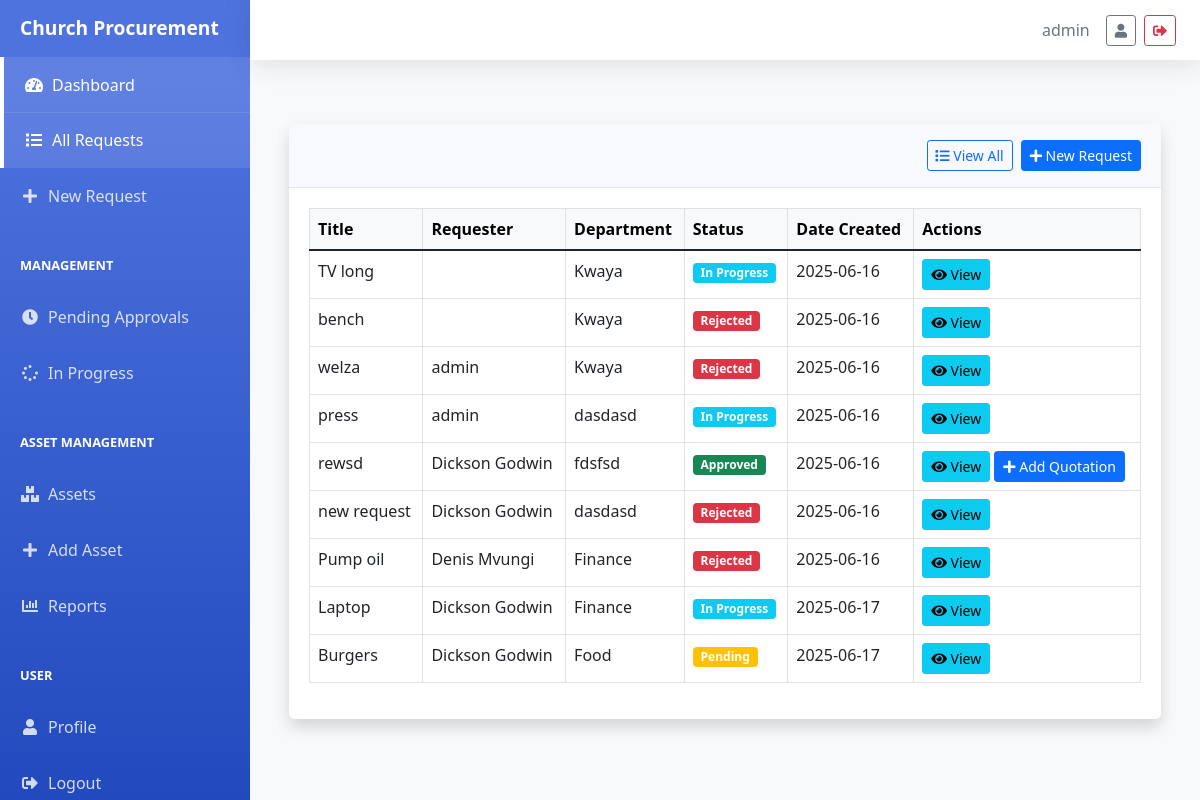
Screenshot of /procurement/requests/ (signed in) with the database file from the repository.
### procurement/models/procurement.py (models this page shows, shortened)
class PurchaseRequest(models.Model):
    STATUS_CHOICES = [
        ('PENDING', 'Pending'),
        ('APPROVED', 'Approved'),
        ('REJECTED', 'Rejected'),
        ('QUOTATION_SELECTED', 'Quotation Selected'),
        ('IN_PROGRESS', 'In Progress'),
        ('COMPLETED', 'Completed')
    ]
    title = models.CharField(max_length=200)
    description = models.TextField()
    requester = models.CharField(max_length=100)
    department = models.CharField(max_length=100)
    status = models.CharField(max_length=20, choices=STATUS_CHOICES, default='PENDING')
    date_created = models.DateTimeField(auto_now_add=True)
    rejection_reason = models.TextField(blank=True, null=True)
    approved_by = models.CharField(max_length=100, blank=True, null=True)
    approved_date = models.DateTimeField(null=True, blank=True)
    selected_quotation = models.ForeignKey('Quotation', null=True, blank=True, on_delete=models.SET_NULL, related_name='selected_for_requests')
    tracker = FieldTracker(fields=['status'])

### procurement/views/procurement_views.py (the view)
# urls.py: path('requests/', PurchaseRequestListView.as_view(), name='request_list'),
class PurchaseRequestListView(LoginRequiredMixin, ListView):
    model = PurchaseRequest
    template_name = 'procurement/request_list.html'
    context_object_name = 'requests'
    def get_queryset(self):
        queryset = super().get_queryset()
        status = self.request.GET.get('status')
        if status:
            queryset = queryset.filter(status=status.upper())
        return queryset

### procurement/templates/procurement/request_list.html (shortened to what this page needs)
{% extends "base.html" %}
{% block content %}
<div class="container-fluid py-4">
    <div class="row mb-4">
        <div class="col">
            <div class="card shadow">
                <div class="card-header py-3 d-flex flex-row align-items-center justify-content-between">
                    <div class="d-flex align-items-center">
                        {% if current_status != 'ALL' %}
                        <a href="{% url 'procurement:request_list' %}" class="btn btn-outline-primary btn-sm me-2">
                            <i class="fas fa-list"></i> View All
                        </a>
                        {% endif %}
                        <a href="{% url 'procurement:request_create' %}" class="btn btn-primary btn-sm">
                            <i class="fas fa-plus"></i> New Request
                        </a>
                    </div>
                </div>
                <div class="card-body">
                    <div class="table-responsive">
                        <table class="table table-bordered table-hover">
                            <thead class="table-light">
                                <tr>
                                    <th>Title</th>
                                    <th>Requester</th>
                                    <th>Department</th>
                                    <th>Status</th>
                                    <th>Date Created</th>
                                    <th>Actions</th>
                                </tr>
                            </thead>
                            <tbody>
                                {% for request in requests %}
                                <tr>
                                    <td>{{ request.title }}</td>
                                    <td>{{ request.requester }}</td>
                                    <td>{{ request.department }}</td>
                                    <td>
                                        <span class="badge {% if request.status == 'PENDING' %}bg-warning
                                            {% elif request.status == 'APPROVED' %}bg-success
                                            {% elif request.status == 'REJECTED' %}bg-danger
                                            {% elif request.status == 'IN_PROGRESS' %}bg-info
                                            {% else %}bg-secondary{% endif %}">
                                            {{ request.get_status_display }}
                                        </span>
                                    </td>
                                    <td>{{ request.date_created|date:"Y-m-d" }}</td>
                                    <td>
                                        <a href="{% url 'procurement:request_detail' request.pk %}" class="btn btn-sm btn-info">
                                            <i class="fas fa-eye"></i> View
                                        </a>
                                        {% if request.status == 'APPROVED' %}
                                        <a href="{% url 'procurement:quotation_create' request.pk %}" class="btn btn-sm btn-primary">
                                            <i class="fas fa-plus"></i> Add Quotation
                                        </a>
                                        {% endif %}
                                    </td>
                                </tr>
                                {% empty %}
                                <tr>
                                    <td colspan="6" class="text-center">No purchase requests found.</td>
                                </tr>
                                {% endfor %}
                            </tbody>
                        </table>
                    </div>
                </div>
            </div>
        </div>
    </div>
</div>
{% endblock %}

### templates/base.html (shortened to what this page needs)
<!DOCTYPE html>
<html lang="en">
<head>
    <link href="https://cdn.jsdelivr.net/npm/bootstrap@5.1.3/dist/css/bootstrap.min.css" rel="stylesheet">
    <link href="https://cdnjs.cloudflare.com/ajax/libs/font-awesome/5.15.4/css/all.min.css" rel="stylesheet">
</head>
<body>
    <div class="d-flex" id="wrapper">
        {% if user.is_authenticated %}
        <div id="sidebar-wrapper">
            <div class="sidebar-heading">
                Church Procurement
            </div>
            <div class="list-group list-group-flush">
                <a href="{% url 'procurement:dashboard' %}" class="list-group-item {% if request.resolver_match.view_name == 'procurement:dashboard' %}active{% endif %}">
                    <i class="fas fa-tachometer-alt"></i> Dashboard
                </a>
                <a href="{% url 'procurement:request_list' %}" class="list-group-item {% if 'request_list' in request.path %}active{% endif %}">
                    <i class="fas fa-list"></i> All Requests
                </a>
                <a href="{% url 'procurement:request_create' %}" class="list-group-item {% if 'request_create' in request.path %}active{% endif %}">
                    <i class="fas fa-plus"></i> New Request
                </a>
                {% if user.groups.all.0.name == 'Management' %}
                <div class="sidebar-heading" style="font-size: 0.8rem; padding-top: 2rem;">
                    MANAGEMENT
                </div>
                <a href="{% url 'procurement:request_list' %}?status=PENDING" class="list-group-item {% if 'status=PENDING' in request.get_full_path %}active{% endif %}">
                    <i class="fas fa-clock"></i> Pending Approvals
                </a>
                <a href="{% url 'procurement:request_list' %}?status=IN_PROGRESS" class="list-group-item {% if 'status=IN_PROGRESS' in request.get_full_path %}active{% endif %}">
                    <i class="fas fa-spinner"></i> In Progress
                </a>
                <div class="sidebar-heading" style="font-size: 0.8rem; padding-top: 2rem;">
                    ASSET MANAGEMENT
                </div>
                <a href="{% url 'procurement:asset_list' %}" class="list-group-item {% if '/assets/' in request.path %}active{% endif %}">
                    <i class="fas fa-boxes"></i> Assets
                </a>
                <a href="{% url 'procurement:asset_create' %}" class="list-group-item {% if '/assets/create/' in request.path %}active{% endif %}">
                    <i class="fas fa-plus"></i> Add Asset
                </a>
                <a href="#" class="list-group-item">
                    <i class="fas fa-chart-bar"></i> Reports
                </a>
                {% endif %}
                <div class="sidebar-heading" style="font-size: 0.8rem; padding-top: 2rem;">
                    USER
                </div>
                <a href="{% url 'procurement:profile' %}" class="list-group-item {% if 'profile' in request.path %}active{% endif %}">
                    <i class="fas fa-user"></i> Profile
                </a>
                <a href="{% url 'logout' %}" class="list-group-item">
                    <i class="fas fa-sign-out-alt"></i> Logout
                </a>
            </div>
        </div>
        {% endif %}
        <div id="page-content-wrapper">
            {% if user.is_authenticated %}
            <div class="topbar-wrapper">
                <nav class="topbar">
                    <div class="d-flex justify-content-between align-items-center w-100">
                        <div class="d-flex align-items-center">
                            <span class="me-3 text-muted">{{ user.username }}</span>
                            <a href="{% url 'procurement:profile' %}" class="btn btn-outline-secondary btn-sm me-2">
                                <i class="fas fa-user"></i>
                            </a>
                            <a href="{% url 'logout' %}" class="btn btn-outline-danger btn-sm">
                                <i class="fas fa-sign-out-alt"></i>
                            </a>
                        </div>
                    </div>
                </nav>
            </div>
            {% endif %}
            <div class="main-content">
                {% block content %}
                {% endblock %}
            </div>
        </div>
    </div>
</body>
</html>

### templates/base.html (style rules this page uses)
:root { --sidebar-width: 250px; --topbar-height: 60px; --primary-color: #4e73df; --secondary-color: #858796; }
html, body { height: 100%; margin: 0; padding: 0; background-color: #f8f9fa; overflow-x: hidden; }
#wrapper { display: flex; width: 100%; min-height: 100vh; }
#sidebar-wrapper { height: 100vh; width: var(--sidebar-width); margin-left: 0; background-color: #4e73df; background-image: linear-gradient(180deg, #4e73df 10%, #224abe 100%); transition: margin 0.25s ease-out; position: fixed; z-index: 1; display: flex; flex-direction: column; }
#sidebar-wrapper .sidebar-heading { padding: 0.875rem 1.25rem; font-size: 1.2rem; color: white; font-weight: 700; flex-shrink: 0; }
#sidebar-wrapper .list-group { width: var(--sidebar-width); overflow-y: auto; flex-grow: 1; scrollbar-width: thin; scrollbar-color: rgba(255, 255, 255, 0.2) transparent; }
.list-group-item { border: none; padding: 1rem 1.25rem; background: transparent !important; color: rgba(255, 255, 255, 0.8) !important; display: flex; align-items: center; transition: all 0.3s; }
.list-group-item.active { background: rgba(255, 255, 255, 0.1) !important; color: white !important; border-left: 4px solid white; }
.list-group-item i { margin-right: 0.5rem; width: 20px; text-align: center; }
#page-content-wrapper { width: calc(100% - var(--sidebar-width)); margin-left: var(--sidebar-width); min-height: 100vh; padding-top: calc(var(--topbar-height) + 1rem); display: flex; flex-direction: column; }
.main-content { flex: 1; width: 100%; padding: 20px; overflow-y: auto; }
.table-responsive { overflow-x: auto; -webkit-overflow-scrolling: touch; }
.card { max-width: 100%; overflow-x: auto; }
.container-fluid { max-width: 100%; padding-right: 15px; padding-left: 15px; }
.topbar { height: var(--topbar-height); background: white; box-shadow: 0 0.15rem 1.75rem 0 rgba(58, 59, 69, 0.15); display: flex; align-items: center; padding: 0 1.5rem; position: sticky; top: 0; z-index: 1000; width: 100%; }
.topbar-wrapper { width: calc(100% - var(--sidebar-width)); margin-left: var(--sidebar-width); position: fixed; top: 0; right: 0; z-index: 1000; }
.main-content { padding: 1.5rem; max-width: 100%; overflow-x: hidden; }
.main-content > .container, .main-content > .container-fluid { padding-right: 15px; padding-left: 15px; width: 100%; max-width: 100%; }
.card-body { padding: 1.25rem; overflow-x: auto; }
.card { border: none; border-radius: 0.35rem; box-shadow: 0 0.15rem 1.75rem 0 rgba(58, 59, 69, 0.15); }
.card-header { background-color: #f8f9fc; border-bottom: 1px solid #e3e6f0; padding: 1rem 1.25rem; font-weight: 700; color: #4e73df; }

### rows the page displays
PurchaseRequest: title "TV long", department "Kwaya", status "In Progress", date_created "2025-06-16"
PurchaseRequest: title "bench", department "Kwaya", status "Rejected", date_created "2025-06-16"
PurchaseRequest: title "welza", requester "admin", department "Kwaya", status "Rejected", date_created "2025-06-16"
PurchaseRequest: title "press", requester "admin", department "dasdasd", status "In Progress", date_created "2025-06-16"
PurchaseRequest: title "rewsd", requester "Dickson Godwin", department "fdsfsd", status "Approved", date_created "2025-06-16", shows "Add Quotation"
PurchaseRequest: title "new request", requester "Dickson Godwin", department "dasdasd", status "Rejected", date_created "2025-06-16"
PurchaseRequest: title "Pump oil", requester "Denis Mvungi", department "Finance", status "Rejected", date_created "2025-06-16"
PurchaseRequest: title "Laptop", requester "Dickson Godwin", department "Finance", status "In Progress", date_created "2025-06-17"
PurchaseRequest: title "Burgers", requester "Dickson Godwin", department "Food", status "Pending", date_created "2025-06-17"

### other values shown
{{ user.username }} "admin"
